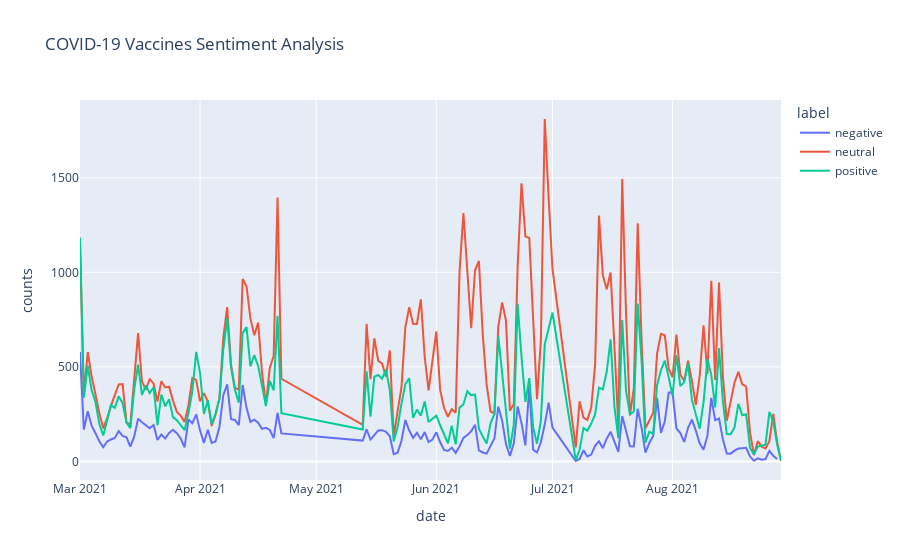

Notebook code for this chart:
### Code cell
# plot to see label across date
px.line(data_agg, x='date', y='counts', color='label', title='COVID-19 Vaccines Sentiment Analysis')

### Figure 1 — Plotly figure (JSON) as saved in the notebook; plotly's stock layout.template omitted (floating-point values rounded to 4 significant figures; data arrays with more than 128 entries replaced by an {"elided": "..."} marker saying what was removed)
{"data": [{"hovertemplate": "label=negative<br>date=%{x}<br>counts=%{y}<extra></extra>", "legendgroup": "negative", "line": {"color": "#636efa", "dash": "solid"}, "marker": {"symbol": "circle"}, "mode": "lines", "name": "negative", "orientation": "v", "showlegend": true, "type": "scatter", "x": {"elided": "156 str values"}, "xaxis": "x", "y": {"elided": "156 int values"}, "yaxis": "y"}, {"hovertemplate": "label=neutral<br>date=%{x}<br>counts=%{y}<extra></extra>", "legendgroup": "neutral", "line": {"color": "#EF553B", "dash": "solid"}, "marker": {"symbol": "circle"}, "mode": "lines", "name": "neutral", "orientation": "v", "showlegend": true, "type": "scatter", "x": {"elided": "157 str values"}, "xaxis": "x", "y": {"elided": "157 int values"}, "yaxis": "y"}, {"hovertemplate": "label=positive<br>date=%{x}<br>counts=%{y}<extra></extra>", "legendgroup": "positive", "line": {"color": "#00cc96", "dash": "solid"}, "marker": {"symbol": "circle"}, "mode": "lines", "name": "positive", "orientation": "v", "showlegend": true, "type": "scatter", "x": {"elided": "157 str values"}, "xaxis": "x", "y": {"elided": "157 int values"}, "yaxis": "y"}], "layout": {"autosize": true, "legend": {"title": {"text": "label"}, "tracegroupgap": 0}, "title": {"text": "COVID-19 Vaccines Sentiment Analysis"}, "xaxis": {"anchor": "y", "autorange": true, "domain": [0, 1], "range": ["2021-03-01", "2021-08-29"], "title": {"text": "date"}, "type": "date"}, "yaxis": {"anchor": "x", "autorange": true, "domain": [0, 1], "range": [-98.5, 1912.0], "title": {"text": "counts"}, "type": "linear"}}}
